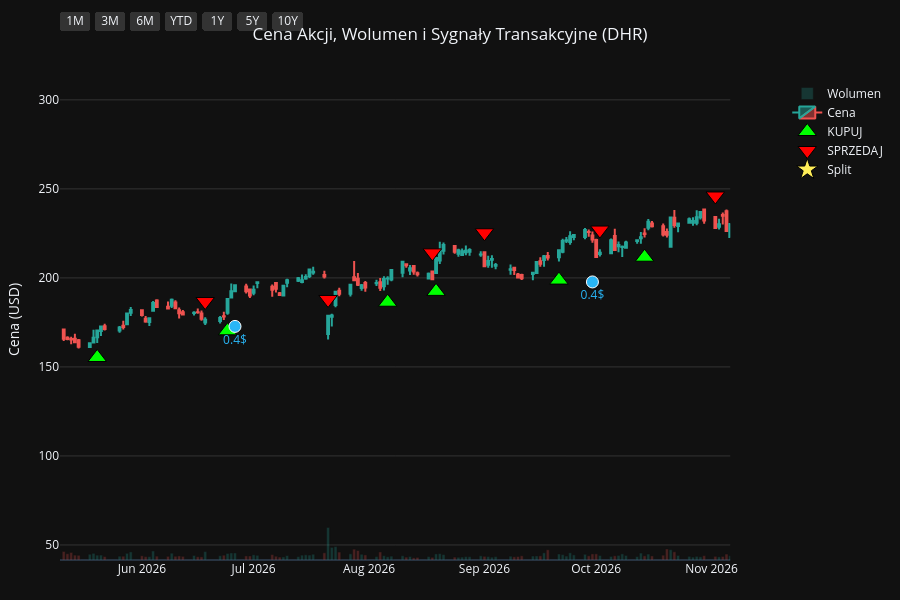
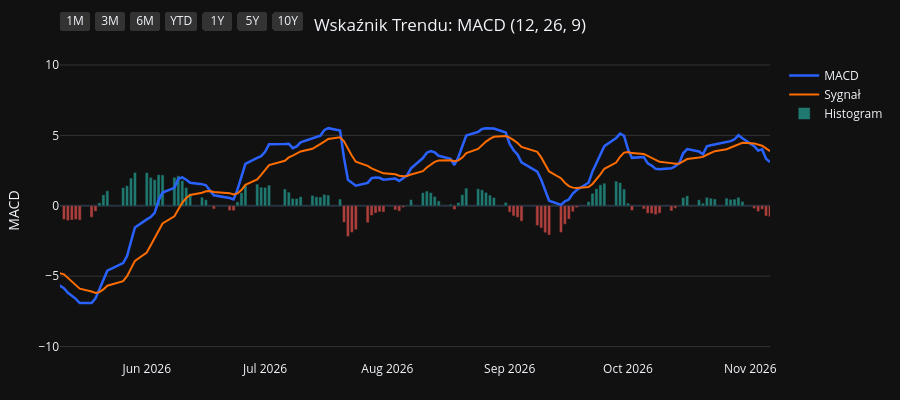
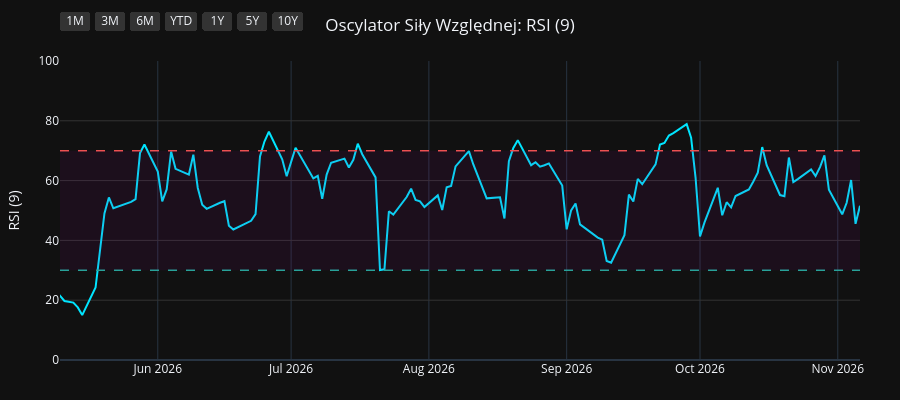
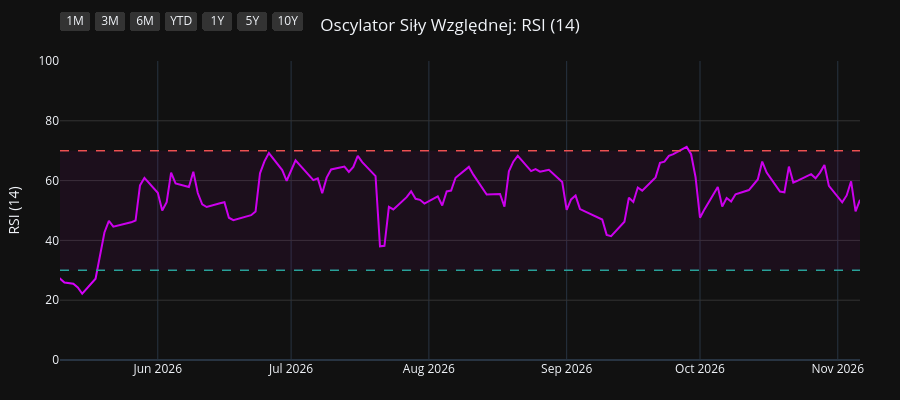

Here is the notebook cell these charts were saved with, in order:
### Code cell
import os
import yfinance as yf
import pandas as pd
import pandas_ta as ta
import plotly.graph_objects as go
from plotly.subplots import make_subplots

# 1. Pobranie i przygotowanie danych
symbol = os.environ.get("STOCK_TICKER", "").strip().upper()
if not symbol:
    raise RuntimeError("Set STOCK_TICKER before running price_extractor.ipynb")
df = yf.Ticker(symbol).history(period="10y")
df.index = df.index.tz_localize(None)

# Wskaźniki i sygnały
df.ta.macd(fast=12, slow=26, signal=9, append=True)
df.ta.rsi(length=9, append=True)
df.ta.rsi(length=14, append=True)
df.ta.rsi(length=21, append=True)
df.dropna(inplace=True)

macd = df['MACD_12_26_9']
signal = df['MACDs_12_26_9']
wczorajszy_macd = macd.shift(1)
wczorajszy_signal = signal.shift(1)

df['Decyzja'] = 'BRAK'
df.loc[(macd > signal) & (wczorajszy_macd <= wczorajszy_signal), 'Decyzja'] = 'KUPUJ'
df.loc[(macd < signal) & (wczorajszy_macd >= wczorajszy_signal), 'Decyzja'] = 'SPRZEDAJ'

df_kupuj = df[df['Decyzja'] == 'KUPUJ']
df_sprzedaj = df[df['Decyzja'] == 'SPRZEDAJ']
df_dywidendy = df[df['Dividends'] > 0]
df_splity = df[df['Stock Splits'] > 0]

# Wspólna konfiguracja osi X
konfiguracja_osi_x = dict(
    type="date",
    showspikes=True, spikemode="across", spikesnap="cursor", spikedash="dot", spikecolor="#ffffff", spikethickness=1, hoverformat="%Y-%m-%d",
    rangeselector=dict(
        buttons=list([
            dict(count=1, label="1M", step="month", stepmode="backward"),
            dict(count=3, label="3M", step="month", stepmode="backward"),
            dict(count=6, label="6M", step="month", stepmode="backward"),
            dict(count=1, label="YTD", step="year", stepmode="todate"),
            dict(count=1, label="1Y", step="year", stepmode="backward"),
            dict(count=5, label="5Y", step="year", stepmode="backward"),
            dict(step="all", label="10Y")
        ]),
        bgcolor="#333333", activecolor="#2962ff", x=0, y=1.1
    )
)

# ==========================================
# WYKRES 1: CENA + WOLUMEN + SYGNAŁY
# ==========================================
fig1 = make_subplots(specs=[[{"secondary_y": True}]])

kolory_wolumenu = ['#26a69a' if row['Close'] >= row['Open'] else '#ef5350' for index, row in df.iterrows()]
fig1.add_trace(go.Bar(x=df.index, y=df['Volume'], marker_color=kolory_wolumenu, opacity=0.25, name='Wolumen'), secondary_y=True)
fig1.add_trace(go.Candlestick(x=df.index, open=df['Open'], high=df['High'], low=df['Low'], close=df['Close'], name='Cena', increasing_line_color='#26a69a', decreasing_line_color='#ef5350'), secondary_y=False)
fig1.add_trace(go.Scatter(x=df_kupuj.index, y=df_kupuj['Low'] * 0.95, customdata=df_kupuj[['Low', 'High']], mode='markers', marker=dict(symbol='triangle-up', size=16, color='#00ff00', line=dict(width=1, color='black')), name='KUPUJ', hovertemplate='KUPUJ<br>Najniższa: %{customdata[0]:.2f}<br>Najwyższa: %{customdata[1]:.2f}<extra></extra>'), secondary_y=False)
fig1.add_trace(go.Scatter(x=df_sprzedaj.index, y=df_sprzedaj['High'] * 1.05, customdata=df_sprzedaj[['Low', 'High']], mode='markers', marker=dict(symbol='triangle-down', size=16, color='#ff0000', line=dict(width=1, color='black')), name='SPRZEDAJ', hovertemplate='SPRZEDAJ<br>Najniższa: %{customdata[0]:.2f}<br>Najwyższa: %{customdata[1]:.2f}<extra></extra>'), secondary_y=False)

if not df_dywidendy.empty:
    fig1.add_trace(go.Scatter(x=df_dywidendy.index, y=df_dywidendy['Low'] * 0.90, mode='markers+text', marker=dict(symbol='circle', size=12, color='#29b6f6', line=dict(width=1, color='white')), text=df_dywidendy['Dividends'].apply(lambda x: f"{x}$"), textposition="bottom center", name='Dywidenda', showlegend=False, hovertemplate='Dywidenda: %{text}<extra></extra>', textfont=dict(color="#29b6f6")), secondary_y=False)
if not df_splity.empty:
                    fig1.add_trace(go.Scatter(x=df_splity.index, y=df_splity['High'], mode='markers+text', marker=dict(symbol='star', size=16, color='#ffee58', line=dict(width=1, color='black')), text=df_splity['Stock Splits'].apply(lambda x: f"{x:g}:1" if x >= 1 else f"1:{1 / x:g}"), textposition="top center", name='Split', hovertemplate='%{text}<extra></extra>', textfont=dict(color="#ffee58")), secondary_y=False)

fig1.update_layout(title=dict(text=f"Cena Akcji, Wolumen i Sygnały Transakcyjne ({symbol})", x=0.5, xanchor='center'), dragmode='pan', xaxis_rangeslider_visible=False, template='plotly_dark', height=600, hovermode='x unified', margin=dict(l=60, r=40, t=60, b=40))
fig1.update_xaxes(**konfiguracja_osi_x)
fig1.update_xaxes(range=[df.index.max() - pd.Timedelta(days=180), df.index.max()])
fig1.update_yaxes(title_text="Cena (USD)", secondary_y=False, gridcolor='#333333')
fig1.update_yaxes(range=[0, df['Volume'].max() * 4], showgrid=False, showticklabels=False, secondary_y=True)
fig1.show(config={'scrollZoom': True})

# ==========================================
# WYKRES 2: WSKAŹNIK MACD
# ==========================================
fig2 = go.Figure()
fig2.add_trace(go.Scatter(x=df.index, y=df['MACD_12_26_9'], line=dict(color='#2962ff', width=2.5), name='MACD'))
fig2.add_trace(go.Scatter(x=df.index, y=df['MACDs_12_26_9'], line=dict(color='#ff6d00', width=2), name='Sygnał'))
kolory_macd = ['#26a69a' if val >= 0 else '#ef5350' for val in df['MACDh_12_26_9']]
fig2.add_trace(go.Bar(x=df.index, y=df['MACDh_12_26_9'], marker_color=kolory_macd, name='Histogram', opacity=0.7))
fig2.update_layout(title=dict(text="Wskaźnik Trendu: MACD (12, 26, 9)", x=0.5, xanchor='center'), dragmode='pan', xaxis_rangeslider_visible=False, template='plotly_dark', height=400, hovermode='x unified', margin=dict(l=60, r=40, t=60, b=40))
fig2.update_xaxes(**konfiguracja_osi_x)
fig2.update_xaxes(range=[df.index.max() - pd.Timedelta(days=180), df.index.max()])
fig2.update_yaxes(title_text="MACD", gridcolor='#333333')
fig2.show(config={'scrollZoom': True})

# ==========================================
# WYKRES 3: OSCYLATOR RSI (9)
# ==========================================
fig3 = go.Figure()
fig3.add_trace(go.Scatter(x=df.index, y=df['RSI_9'], line=dict(color='#00e5ff', width=2), name='RSI (9)'))
fig3.add_hline(y=70, line_dash="dash", line_color="#ef5350", line_width=1.5)
fig3.add_hline(y=30, line_dash="dash", line_color="#26a69a", line_width=1.5)
fig3.add_hrect(y0=30, y1=70, line_width=0, fillcolor="purple", opacity=0.1)
fig3.update_layout(title=dict(text="Oscylator Siły Względnej: RSI (9)", x=0.5, xanchor='center'), dragmode='pan', xaxis_rangeslider_visible=False, template='plotly_dark', height=400, hovermode='x unified', margin=dict(l=60, r=40, t=60, b=40))
fig3.update_xaxes(**konfiguracja_osi_x)
fig3.update_xaxes(range=[df.index.max() - pd.Timedelta(days=180), df.index.max()])
fig3.update_yaxes(title_text="RSI (9)", range=[0, 100], gridcolor='#333333')
fig3.show(config={'scrollZoom': True})

# ==========================================
# WYKRES 4: OSCYLATOR RSI (14)
# ==========================================
fig4 = go.Figure()
fig4.add_trace(go.Scatter(x=df.index, y=df['RSI_14'], line=dict(color='#d500f9', width=2), name='RSI (14)'))
fig4.add_hline(y=70, line_dash="dash", line_color="#ef5350", line_width=1.5)
fig4.add_hline(y=30, line_dash="dash", line_color="#26a69a", line_width=1.5)
fig4.add_hrect(y0=30, y1=70, line_width=0, fillcolor="purple", opacity=0.1)
fig4.update_layout(title=dict(text="Oscylator Siły Względnej: RSI (14)", x=0.5, xanchor='center'), dragmode='pan', xaxis_rangeslider_visible=False, template='plotly_dark', height=400, hovermode='x unified', margin=dict(l=60, r=40, t=60, b=40))
fig4.update_xaxes(**konfiguracja_osi_x)
fig4.update_xaxes(range=[df.index.max() - pd.Timedelta(days=180), df.index.max()])
fig4.update_yaxes(title_text="RSI (14)", range=[0, 100], gridcolor='#333333')
fig4.show(config={'scrollZoom': True})

# ==========================================
# WYKRES 5: OSCYLATOR RSI (21)
# ==========================================
fig5 = go.Figure()
fig5.add_trace(go.Scatter(x=df.index, y=df['RSI_21'], line=dict(color='#64dd17', width=2), name='RSI (21)'))
fig5.add_hline(y=70, line_dash="dash", line_color="#ef5350", line_width=1.5)
fig5.add_hline(y=30, line_dash="dash", line_color="#26a69a", line_width=1.5)
fig5.add_hrect(y0=30, y1=70, line_width=0, fillcolor="purple", opacity=0.1)
fig5.update_layout(title=dict(text="Oscylator Siły Względnej: RSI (21)", x=0.5, xanchor='center'), dragmode='pan', xaxis_rangeslider_visible=False, template='plotly_dark', height=400, hovermode='x unified', margin=dict(l=60, r=40, t=60, b=40))
fig5.update_xaxes(**konfiguracja_osi_x)
fig5.update_xaxes(range=[df.index.max() - pd.Timedelta(days=180), df.index.max()])
fig5.update_yaxes(title_text="RSI (21)", range=[0, 100], gridcolor='#333333')
fig5.show(config={'scrollZoom': True})

### Figure 1 — Plotly figure (JSON) as saved in the notebook; plotly's stock layout.template omitted (floating-point values rounded to 4 significant figures; data arrays with more than 128 entries replaced by an {"elided": "..."} marker saying what was removed)
{"data": [{"marker": {"color": {"elided": "2481 str values"}}, "name": "Wolumen", "opacity": 0.25, "type": "bar", "x": {"elided": "2481 str values"}, "xaxis": "x", "y": {"elided": "2481 int values"}, "yaxis": "y2"}, {"close": {"elided": "2481 float values"}, "decreasing": {"line": {"color": "#ef5350"}}, "high": {"elided": "2481 float values"}, "increasing": {"line": {"color": "#26a69a"}}, "low": {"elided": "2481 float values"}, "name": "Cena", "open": {"elided": "2481 float values"}, "type": "candlestick", "x": {"elided": "2481 str values"}, "xaxis": "x", "yaxis": "y"}, {"customdata": {"elided": "99x2 float values"}, "hovertemplate": "KUPUJ<br>Najniższa: %{customdata[0]:.2f}<br>Najwyższa: %{customdata[1]:.2f}<extra></extra>", "marker": {"color": "#00ff00", "line": {"color": "black", "width": 1}, "size": 16, "symbol": "triangle-up"}, "mode": "markers", "name": "KUPUJ", "type": "scatter", "x": ["2017-01-31T00:00:00", "2017-03-10T00:00:00", "2017-04-18T00:00:00", "2017-05-05T00:00:00", "2017-05-22T00:00:00", "2017-06-20T00:00:00", "2017-07-17T00:00:00", "2017-08-16T00:00:00", "2017-10-19T00:00:00", "2017-12-20T00:00:00", "2018-01-05T00:00:00", "2018-02-23T00:00:00", "2018-03-07T00:00:00", "2018-04-11T00:00:00", "2018-05-11T00:00:00", "2018-06-06T00:00:00", "2018-07-09T00:00:00", "2018-08-27T00:00:00", "2018-11-02T00:00:00", "2018-12-31T00:00:00", "2019-01-04T00:00:00", "2019-05-01T00:00:00", "2019-06-04T00:00:00", "2019-08-19T00:00:00", "2019-08-29T00:00:00", "2019-09-12T00:00:00", "2019-09-30T00:00:00", "2019-10-30T00:00:00", "2019-11-13T00:00:00", "2020-01-02T00:00:00", "2020-01-07T00:00:00", "2020-01-30T00:00:00", "2020-03-26T00:00:00", "2020-06-02T00:00:00", "2020-06-15T00:00:00", "2020-07-02T00:00:00", "2020-09-17T00:00:00", "2020-09-28T00:00:00", "2020-11-04T00:00:00", "2020-12-17T00:00:00", "2020-12-28T00:00:00", "2021-01-04T00:00:00", "2021-02-02T00:00:00", "2021-02-12T00:00:00", "2021-03-18T00:00:00", "2021-06-17T00:00:00", "2021-07-22T00:00:00", "2021-10-19T00:00:00", "2021-11-16T00:00:00", "2021-12-13T00:00:00", "2021-12-23T00:00:00", "2022-02-01T00:00:00", "2022-02-25T00:00:00", "2022-03-14T00:00:00", "2022-05-16T00:00:00", "2022-06-24T00:00:00", "2022-07-21T00:00:00", "2022-09-12T00:00:00", "2022-10-04T00:00:00", "2022-10-31T00:00:00", "2022-11-07T00:00:00", "2023-01-11T00:00:00", "2023-03-16T00:00:00", "2023-05-24T00:00:00", "2023-06-30T00:00:00", "2023-07-13T00:00:00", "2023-08-29T00:00:00", "2023-11-06T00:00:00", "2023-12-13T00:00:00", "2024-01-30T00:00:00", "2024-04-23T00:00:00", "2024-06-06T00:00:00", "2024-07-15T00:00:00", "2024-09-10T00:00:00", "2024-09-27T00:00:00", "2024-10-18T00:00:00", "2024-11-22T00:00:00", "2024-12-24T00:00:00", "2025-02-21T00:00:00", "2025-04-22T00:00:00", "2025-05-16T00:00:00", "2025-06-03T00:00:00", "2025-06-25T00:00:00", "2025-07-01T00:00:00", "2025-07-25T00:00:00", "2025-08-12T00:00:00", "2025-09-30T00:00:00", "2025-11-14T00:00:00", "2025-12-26T00:00:00", "2026-01-05T00:00:00", "2026-01-21T00:00:00", "2026-02-27T00:00:00", "2026-03-23T00:00:00", "2026-05-20T00:00:00", "2026-06-24T00:00:00", "2026-08-06T00:00:00", "2026-08-19T00:00:00", "2026-09-21T00:00:00", "2026-10-14T00:00:00"], "xaxis": "x", "y": [65.6, 69.99, 69.19, 67.2, 65.86, 68.34, 68.28, 64.98, 71.68, 75.98, 76.09, 78.75, 78.2, 79.2, 81.54, 82.16, 80.14, 81.36, 81.02, 82.92, 80.03, 106.6, 107.2, 114.1, 114.0, 114.0, 115.6, 111.5, 109.5, 124.9, 125.7, 133.4, 106.4, 134.2, 135.7, 145.4, 166.8, 170.0, 195.3, 182.0, 181.4, 179.9, 198.9, 196.7, 174.2, 199.6, 231.5, 251.0, 246.0, 259.4, 260.8, 233.0, 221.7, 216.0, 201.0, 208.8, 223.4, 238.1, 224.0, 204.0, 202.1, 221.0, 198.3, 183.9, 196.5, 196.3, 215.5, 182.1, 204.6, 222.8, 233.5, 248.4, 228.3, 253.2, 258.1, 254.3, 219.8, 213.7, 196.5, 180.3, 178.1, 174.8, 183.9, 184.9, 190.8, 188.0, 175.1, 205.0, 216.5, 216.5, 221.3, 195.4, 178.8, 155.3, 170.3, 186.3, 192.4, 198.8, 211.6], "yaxis": "y"}, {"customdata": {"elided": "100x2 float values"}, "hovertemplate": "SPRZEDAJ<br>Najniższa: %{customdata[0]:.2f}<br>Najwyższa: %{customdata[1]:.2f}<extra></extra>", "marker": {"color": "#ff0000", "line": {"color": "black", "width": 1}, "size": 16, "symbol": "triangle-down"}, "mode": "markers", "name": "SPRZEDAJ", "type": "scatter", "x": ["2017-01-23T00:00:00", "2017-03-07T00:00:00", "2017-03-14T00:00:00", "2017-04-20T00:00:00", "2017-05-17T00:00:00", "2017-06-12T00:00:00", "2017-06-27T00:00:00", "2017-07-21T00:00:00", "2017-09-22T00:00:00", "2017-11-10T00:00:00", "2017-12-21T00:00:00", "2018-02-02T00:00:00", "2018-03-02T00:00:00", "2018-03-21T00:00:00", "2018-05-02T00:00:00", "2018-05-29T00:00:00", "2018-06-18T00:00:00", "2018-08-03T00:00:00", "2018-10-03T00:00:00", "2018-12-10T00:00:00", "2019-01-03T00:00:00", "2019-03-15T00:00:00", "2019-05-09T00:00:00", "2019-07-08T00:00:00", "2019-08-23T00:00:00", "2019-09-10T00:00:00", "2019-09-27T00:00:00", "2019-10-01T00:00:00", "2019-11-04T00:00:00", "2019-12-30T00:00:00", "2020-01-03T00:00:00", "2020-01-27T00:00:00", "2020-01-31T00:00:00", "2020-05-06T00:00:00", "2020-06-12T00:00:00", "2020-06-24T00:00:00", "2020-08-10T00:00:00", "2020-09-18T00:00:00", "2020-10-30T00:00:00", "2020-11-09T00:00:00", "2020-12-24T00:00:00", "2020-12-30T00:00:00", "2021-01-21T00:00:00", "2021-02-04T00:00:00", "2021-02-18T00:00:00", "2021-05-05T00:00:00", "2021-07-21T00:00:00", "2021-08-23T00:00:00", "2021-11-05T00:00:00", "2021-12-06T00:00:00", "2021-12-14T00:00:00", "2022-01-04T00:00:00", "2022-02-15T00:00:00", "2022-03-08T00:00:00", "2022-04-12T00:00:00", "2022-06-13T00:00:00", "2022-07-14T00:00:00", "2022-08-18T00:00:00", "2022-09-16T00:00:00", "2022-10-11T00:00:00", "2022-11-03T00:00:00", "2022-12-16T00:00:00", "2023-01-26T00:00:00", "2023-04-25T00:00:00", "2023-06-27T00:00:00", "2023-07-06T00:00:00", "2023-08-07T00:00:00", "2023-09-07T00:00:00", "2023-12-08T00:00:00", "2024-01-03T00:00:00", "2024-03-05T00:00:00", "2024-05-29T00:00:00", "2024-06-10T00:00:00", "2024-08-08T00:00:00", "2024-09-25T00:00:00", "2024-10-02T00:00:00", "2024-10-22T00:00:00", "2024-12-19T00:00:00", "2025-01-29T00:00:00", "2025-04-01T00:00:00", "2025-05-15T00:00:00", "2025-05-21T00:00:00", "2025-06-23T00:00:00", "2025-06-30T00:00:00", "2025-07-14T00:00:00", "2025-08-04T00:00:00", "2025-08-27T00:00:00", "2025-10-31T00:00:00", "2025-12-04T00:00:00", "2025-12-31T00:00:00", "2026-01-20T00:00:00", "2026-01-23T00:00:00", "2026-03-02T00:00:00", "2026-04-23T00:00:00", "2026-06-18T00:00:00", "2026-07-21T00:00:00", "2026-08-18T00:00:00", "2026-09-01T00:00:00", "2026-10-02T00:00:00", "2026-11-02T00:00:00"], "xaxis": "x", "y": [71.3, 76.47, 77.31, 76.1, 73.65, 75.35, 75.86, 74.12, 77.22, 82.7, 84.57, 91.4, 85.96, 90.03, 90.05, 90.58, 90.95, 90.87, 98.65, 91.44, 91.05, 116.1, 118.1, 129.5, 126.1, 124.4, 129.3, 130.9, 124.3, 137.9, 140.0, 145.9, 150.8, 150.8, 154.5, 157.8, 186.0, 188.5, 208.8, 224.6, 202.4, 203.5, 215.9, 217.1, 216.0, 233.5, 257.1, 292.6, 268.2, 285.2, 287.7, 287.0, 251.8, 239.2, 264.8, 224.7, 227.2, 270.0, 257.3, 236.7, 221.8, 243.7, 242.4, 226.0, 217.9, 214.9, 234.7, 236.1, 227.0, 243.3, 266.4, 265.2, 274.6, 278.9, 285.9, 285.5, 278.9, 239.4, 244.5, 213.0, 198.6, 203.3, 204.6, 208.6, 208.2, 205.7, 215.8, 227.0, 238.6, 241.4, 249.3, 251.3, 217.1, 189.3, 186.7, 187.9, 214.1, 225.4, 226.9, 246.0], "yaxis": "y"}, {"hovertemplate": "Dywidenda: %{text}<extra></extra>", "marker": {"color": "#29b6f6", "line": {"color": "white", "width": 1}, "size": 12, "symbol": "circle"}, "mode": "markers+text", "name": "Dywidenda", "showlegend": false, "text": ["0.110816$", "0.124113$", "0.124113$", "0.124113$", "0.124113$", "0.141844$", "0.141844$", "0.141844$", "0.141844$", "0.150709$", "0.150709$", "0.150709$", "0.150709$", "0.159574$", "0.159574$", "0.159574$", "0.159574$", "0.18617$", "0.18617$", "0.18617$", "0.18617$", "0.221631$", "0.221631$", "0.221631$", "0.221631$", "0.239362$", "0.239362$", "0.27$", "0.24$", "0.27$", "0.27$", "0.27$", "0.27$", "0.32$", "0.32$", "0.32$", "0.32$", "0.4$", "0.4$", "0.4$"], "textfont": {"color": "#29b6f6"}, "textposition": "bottom center", "type": "scatter", "x": ["2016-12-28T00:00:00", "2017-03-29T00:00:00", "2017-06-28T00:00:00", "2017-09-28T00:00:00", "2017-12-28T00:00:00", "2018-03-28T00:00:00", "2018-06-28T00:00:00", "2018-09-27T00:00:00", "2018-12-27T00:00:00", "2019-03-28T00:00:00", "2019-06-27T00:00:00", "2019-09-26T00:00:00", "2019-12-26T00:00:00", "2020-03-26T00:00:00", "2020-06-25T00:00:00", "2020-09-25T00:00:00", "2020-12-24T00:00:00", "2021-03-25T00:00:00", "2021-06-24T00:00:00", "2021-09-29T00:00:00", "2021-12-29T00:00:00", "2022-03-24T00:00:00", "2022-06-23T00:00:00", "2022-09-29T00:00:00", "2022-12-29T00:00:00", "2023-03-30T00:00:00", "2023-06-29T00:00:00", "2023-10-11T00:00:00", "2023-12-28T00:00:00", "2024-03-27T00:00:00", "2024-06-28T00:00:00", "2024-09-27T00:00:00", "2024-12-27T00:00:00", "2025-03-28T00:00:00", "2025-06-27T00:00:00", "2025-09-26T00:00:00", "2025-12-26T00:00:00", "2026-03-27T00:00:00", "2026-06-26T00:00:00", "2026-09-30T00:00:00"], "xaxis": "x", "y": [59.27, 64.83, 64.44, 64.57, 71.12, 73.74, 74.43, 82.87, 75.28, 99.34, 108.4, 109.4, 117.9, 100.8, 130.6, 156.2, 171.1, 167.3, 206.1, 237.4, 251.4, 220.3, 192.5, 203.1, 204.5, 194.0, 181.4, 190.0, 205.9, 219.0, 220.0, 244.6, 203.9, 182.8, 176.3, 162.0, 205.1, 162.3, 172.8, 197.7], "yaxis": "y"}, {"hovertemplate": "%{text}<extra></extra>", "marker": {"color": "#ffee58", "line": {"color": "black", "width": 1}, "size": 16, "symbol": "star"}, "mode": "markers+text", "name": "Split", "text": ["1.128:1"], "textfont": {"color": "#ffee58"}, "textposition": "top center", "type": "scatter", "x": ["2023-10-02T00:00:00"], "xaxis": "x", "y": [217.5], "yaxis": "y"}], "layout": {"dragmode": "pan", "height": 600, "hovermode": "x unified", "margin": {"b": 40, "l": 60, "r": 40, "t": 60}, "title": {"text": "Cena Akcji, Wolumen i Sygnały Transakcyjne (DHR)", "x": 0.5, "xanchor": "center"}, "xaxis": {"anchor": "y", "domain": [0.0, 0.94], "hoverformat": "%Y-%m-%d", "range": ["2026-05-10T00:00:00", "2026-11-06T00:00:00"], "rangeselector": {"activecolor": "#2962ff", "bgcolor": "#333333", "buttons": [{"count": 1, "label": "1M", "step": "month", "stepmode": "backward"}, {"count": 3, "label": "3M", "step": "month", "stepmode": "backward"}, {"count": 6, "label": "6M", "step": "month", "stepmode": "backward"}, {"count": 1, "label": "YTD", "step": "year", "stepmode": "todate"}, {"count": 1, "label": "1Y", "step": "year", "stepmode": "backward"}, {"count": 5, "label": "5Y", "step": "year", "stepmode": "backward"}, {"label": "10Y", "step": "all"}], "x": 0, "y": 1.1}, "rangeslider": {"visible": false}, "showspikes": true, "spikecolor": "#ffffff", "spikedash": "dot", "spikemode": "across", "spikesnap": "cursor", "spikethickness": 1, "type": "date"}, "yaxis": {"anchor": "x", "domain": [0.0, 1.0], "gridcolor": "#333333", "title": {"text": "Cena (USD)"}}, "yaxis2": {"anchor": "x", "overlaying": "y", "range": [0, 415337720], "showgrid": false, "showticklabels": false, "side": "right"}}}

### Figure 2 — Plotly figure (JSON) as saved in the notebook; plotly's stock layout.template omitted (floating-point values rounded to 4 significant figures; data arrays with more than 128 entries replaced by an {"elided": "..."} marker saying what was removed)
{"data": [{"line": {"color": "#2962ff", "width": 2.5}, "name": "MACD", "type": "scatter", "x": {"elided": "2481 str values"}, "y": {"elided": "2481 float values"}}, {"line": {"color": "#ff6d00", "width": 2}, "name": "Sygnał", "type": "scatter", "x": {"elided": "2481 str values"}, "y": {"elided": "2481 float values"}}, {"marker": {"color": {"elided": "2481 str values"}}, "name": "Histogram", "opacity": 0.7, "type": "bar", "x": {"elided": "2481 str values"}, "y": {"elided": "2481 float values"}}], "layout": {"dragmode": "pan", "height": 400, "hovermode": "x unified", "margin": {"b": 40, "l": 60, "r": 40, "t": 60}, "title": {"text": "Wskaźnik Trendu: MACD (12, 26, 9)", "x": 0.5, "xanchor": "center"}, "xaxis": {"hoverformat": "%Y-%m-%d", "range": ["2026-05-10T00:00:00", "2026-11-06T00:00:00"], "rangeselector": {"activecolor": "#2962ff", "bgcolor": "#333333", "buttons": [{"count": 1, "label": "1M", "step": "month", "stepmode": "backward"}, {"count": 3, "label": "3M", "step": "month", "stepmode": "backward"}, {"count": 6, "label": "6M", "step": "month", "stepmode": "backward"}, {"count": 1, "label": "YTD", "step": "year", "stepmode": "todate"}, {"count": 1, "label": "1Y", "step": "year", "stepmode": "backward"}, {"count": 5, "label": "5Y", "step": "year", "stepmode": "backward"}, {"label": "10Y", "step": "all"}], "x": 0, "y": 1.1}, "rangeslider": {"visible": false}, "showspikes": true, "spikecolor": "#ffffff", "spikedash": "dot", "spikemode": "across", "spikesnap": "cursor", "spikethickness": 1, "type": "date"}, "yaxis": {"gridcolor": "#333333", "title": {"text": "MACD"}}}}

### Figure 3 — Plotly figure (JSON) as saved in the notebook; plotly's stock layout.template omitted (floating-point values rounded to 4 significant figures; data arrays with more than 128 entries replaced by an {"elided": "..."} marker saying what was removed)
{"data": [{"line": {"color": "#00e5ff", "width": 2}, "name": "RSI (9)", "type": "scatter", "x": {"elided": "2481 str values"}, "y": {"elided": "2481 float values"}}], "layout": {"dragmode": "pan", "height": 400, "hovermode": "x unified", "margin": {"b": 40, "l": 60, "r": 40, "t": 60}, "shapes": [{"line": {"color": "#ef5350", "dash": "dash", "width": 1.5}, "type": "line", "x0": 0, "x1": 1, "xref": "x domain", "y0": 70, "y1": 70, "yref": "y"}, {"line": {"color": "#26a69a", "dash": "dash", "width": 1.5}, "type": "line", "x0": 0, "x1": 1, "xref": "x domain", "y0": 30, "y1": 30, "yref": "y"}, {"fillcolor": "purple", "line": {"width": 0}, "opacity": 0.1, "type": "rect", "x0": 0, "x1": 1, "xref": "x domain", "y0": 30, "y1": 70, "yref": "y"}], "title": {"text": "Oscylator Siły Względnej: RSI (9)", "x": 0.5, "xanchor": "center"}, "xaxis": {"hoverformat": "%Y-%m-%d", "range": ["2026-05-10T00:00:00", "2026-11-06T00:00:00"], "rangeselector": {"activecolor": "#2962ff", "bgcolor": "#333333", "buttons": [{"count": 1, "label": "1M", "step": "month", "stepmode": "backward"}, {"count": 3, "label": "3M", "step": "month", "stepmode": "backward"}, {"count": 6, "label": "6M", "step": "month", "stepmode": "backward"}, {"count": 1, "label": "YTD", "step": "year", "stepmode": "todate"}, {"count": 1, "label": "1Y", "step": "year", "stepmode": "backward"}, {"count": 5, "label": "5Y", "step": "year", "stepmode": "backward"}, {"label": "10Y", "step": "all"}], "x": 0, "y": 1.1}, "rangeslider": {"visible": false}, "showspikes": true, "spikecolor": "#ffffff", "spikedash": "dot", "spikemode": "across", "spikesnap": "cursor", "spikethickness": 1, "type": "date"}, "yaxis": {"gridcolor": "#333333", "range": [0, 100], "title": {"text": "RSI (9)"}}}}

### Figure 4 — Plotly figure (JSON) as saved in the notebook; plotly's stock layout.template omitted (floating-point values rounded to 4 significant figures; data arrays with more than 128 entries replaced by an {"elided": "..."} marker saying what was removed)
{"data": [{"line": {"color": "#d500f9", "width": 2}, "name": "RSI (14)", "type": "scatter", "x": {"elided": "2481 str values"}, "y": {"elided": "2481 float values"}}], "layout": {"dragmode": "pan", "height": 400, "hovermode": "x unified", "margin": {"b": 40, "l": 60, "r": 40, "t": 60}, "shapes": [{"line": {"color": "#ef5350", "dash": "dash", "width": 1.5}, "type": "line", "x0": 0, "x1": 1, "xref": "x domain", "y0": 70, "y1": 70, "yref": "y"}, {"line": {"color": "#26a69a", "dash": "dash", "width": 1.5}, "type": "line", "x0": 0, "x1": 1, "xref": "x domain", "y0": 30, "y1": 30, "yref": "y"}, {"fillcolor": "purple", "line": {"width": 0}, "opacity": 0.1, "type": "rect", "x0": 0, "x1": 1, "xref": "x domain", "y0": 30, "y1": 70, "yref": "y"}], "title": {"text": "Oscylator Siły Względnej: RSI (14)", "x": 0.5, "xanchor": "center"}, "xaxis": {"hoverformat": "%Y-%m-%d", "range": ["2026-05-10T00:00:00", "2026-11-06T00:00:00"], "rangeselector": {"activecolor": "#2962ff", "bgcolor": "#333333", "buttons": [{"count": 1, "label": "1M", "step": "month", "stepmode": "backward"}, {"count": 3, "label": "3M", "step": "month", "stepmode": "backward"}, {"count": 6, "label": "6M", "step": "month", "stepmode": "backward"}, {"count": 1, "label": "YTD", "step": "year", "stepmode": "todate"}, {"count": 1, "label": "1Y", "step": "year", "stepmode": "backward"}, {"count": 5, "label": "5Y", "step": "year", "stepmode": "backward"}, {"label": "10Y", "step": "all"}], "x": 0, "y": 1.1}, "rangeslider": {"visible": false}, "showspikes": true, "spikecolor": "#ffffff", "spikedash": "dot", "spikemode": "across", "spikesnap": "cursor", "spikethickness": 1, "type": "date"}, "yaxis": {"gridcolor": "#333333", "range": [0, 100], "title": {"text": "RSI (14)"}}}}
